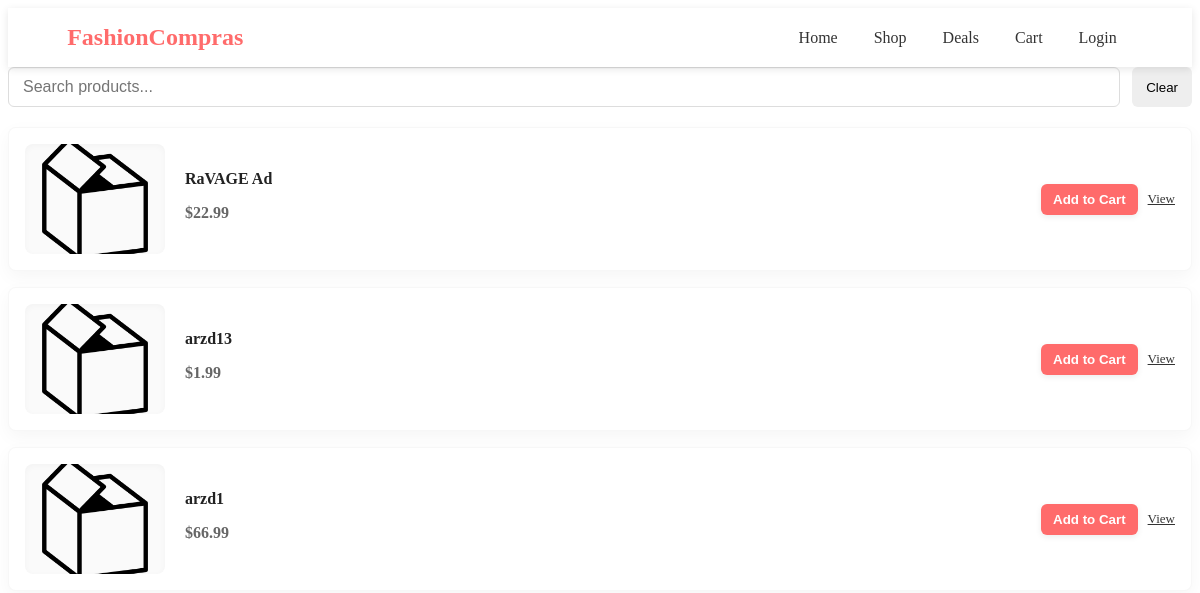
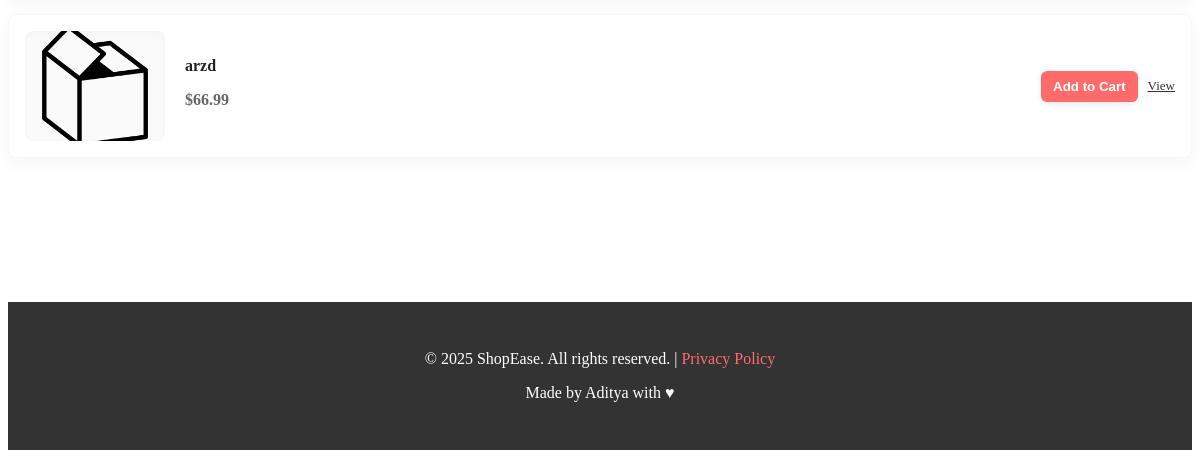
The page /Shop/ on the database as committed earlier (2 pictures, top to bottom).
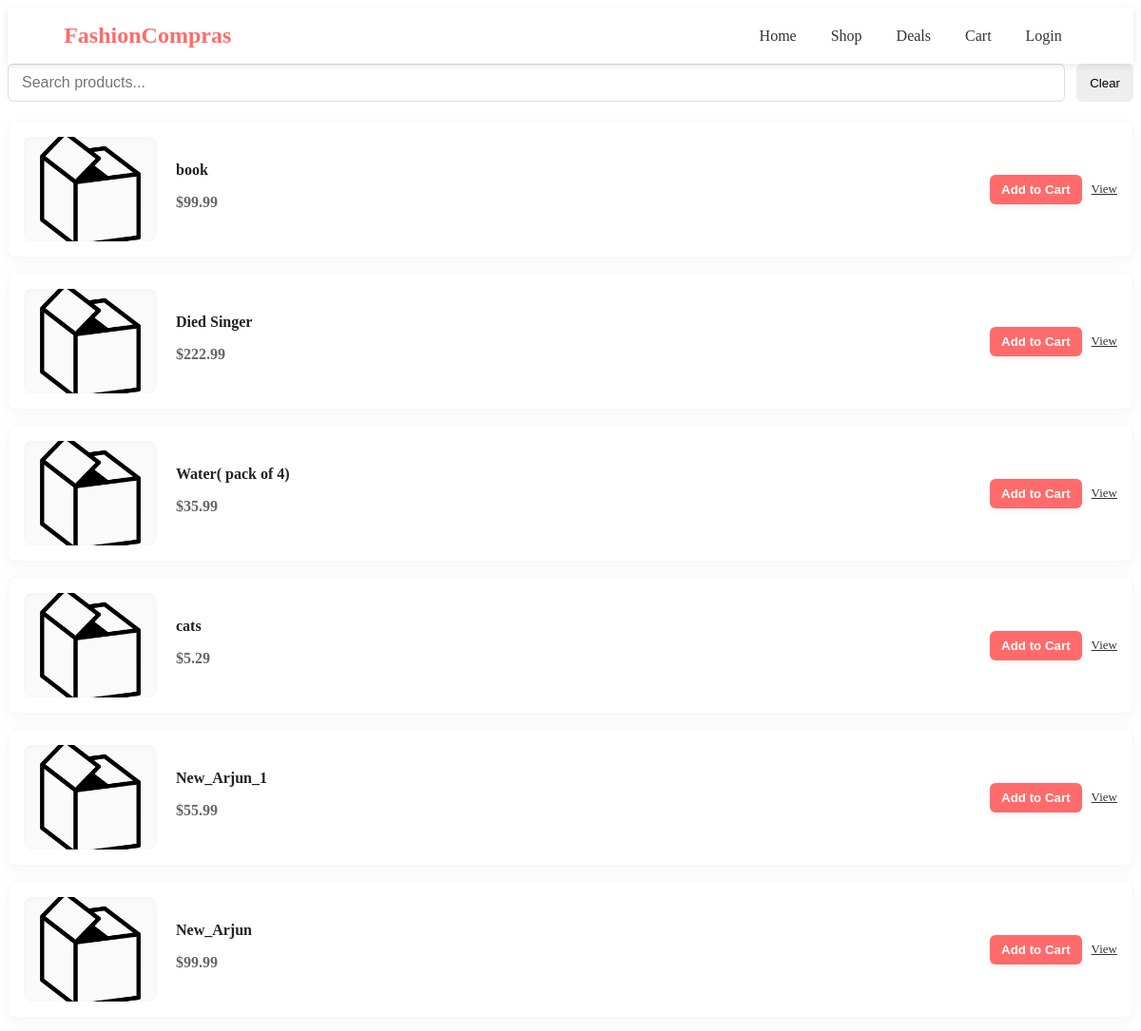
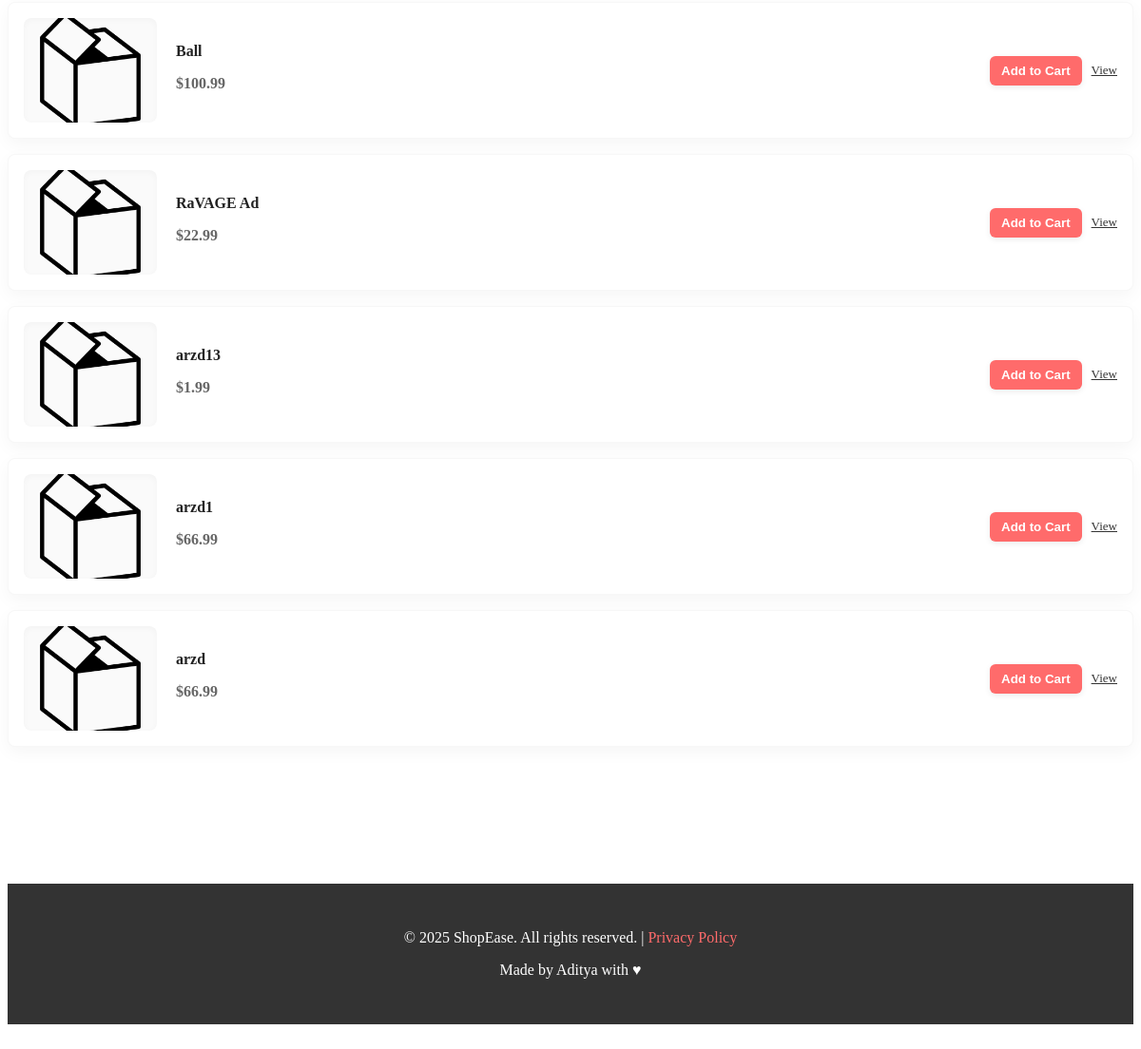
The same page on the database as committed later (2 pictures, top to bottom).
### app/models.py (models this page shows, shortened)
class Item(models.Model):
    CATEGORY_CHOICES = [
        ("fashion", "Fashion"),
        ("electronics", "Electronics"),
        ("food", "Food"),
        ("home", "Home"),
        ("gaming", "Gaming"),
    ]
    user = models.ForeignKey(Auth, on_delete=models.CASCADE, related_name="items")#A user's items.
    name = models.CharField(max_length=100)
    description = models.TextField()
    price = models.DecimalField(max_digits=10, decimal_places=2)
    quantity = models.PositiveIntegerField(default=0)
    category = models.CharField(max_length=20, choices=CATEGORY_CHOICES)
    created_at = models.DateTimeField(auto_now_add=True)
    updated_at = models.DateTimeField(auto_now=True)

### app/views.py (the view)
# urls.py: path('Shop/', views.ProductsPage, name='Shop'),
def ProductsPage(request):
    q = request.GET.get('q', '').strip()
    qs = Item.objects.all().order_by('-id')
    if q:
        qs = qs.filter(
            Q(name__icontains=q) |
            Q(description__icontains=q)
        )
    context = {
        'items': qs,  # what your template expects
    }
    return render(request, "products.html", context)

### app/templates/products.html (shortened to what this page needs)
{% extends 'main.html' %}
{% load static %}
{% block content %}
</head>
<body>
  <div class="container">
    <div class="search-row">
      <form method="get" action="" style="flex:1; display:flex; gap:12px;">
        <input id="product-search" name="q" type="text" placeholder="Search products..." value="{{ request.GET.q|default_if_none:'' }}">
        <button id="reset-search" type="button">Clear</button>
      </form>
    </div>
    <div id="products-container">
      {% for i in items %}
      <div class="product-card" data-name="{{ i.name|lower }}">
        <div class="product-image">
          <a href="{% url 'item' i.pk %}">
            {% if i.images.exists %}
              <img src="{{ i.images.first.image.url }}" alt="{{ i.name }}">
            {% else %}
              <img src="{% static 'images/blank_image.png' %}" alt="{{ i.name }}">
            {% endif %}
          </a>
        </div>
        <div class="product-info">
          <a href="{% url 'item' i.pk %}" class="product-title">{{ i.name }}</a>
          <p class="product-price">${{ i.price }}</p>
        </div>
        <div class="product-actions">
          <form method="post">
            <button type="submit" class="add-to-cart">Add to Cart</button>
          </form>
          <a href="{% url 'item' i.pk %}" class="view-details" title="View details">View</a>
        </div>
      </div>
      {% empty %}
      <p>No products found.</p>
      {% endfor %}
    </div>
  </div>
</body>
{% endblock %}

### app/templates/main.html (shortened to what this page needs)
{% load static %}
<!DOCTYPE html>
<html lang="en">
<head>
    <link rel="stylesheet" href="{% static 'style.css' %}" />
</head>
<body>
    <header>
    <div class="logo">
    <a href="{% url 'home' %}" id="LogoId">FashionCompras</a>
    </div>
    <nav>
      <a href="{% url 'home' %}">Home</a>
      <a href="#">Shop</a>
      <a href="{% url 'deals' %}">Deals</a>
      <a href="{% url 'cart' %}">Cart</a>
      {% if request.user.is_authenticated %}
        <a href="{% url 'logout' %}">Logout</a>
      {% else %}
        <a href="{% url 'login_page' %}">Login</a>
      {% endif %}
    </nav>
  </header>
    {% block content %}{% endblock %}
  <footer>
    <p>&copy; 2025 ShopEase. All rights reserved. | <a href="{% url 'PrivacyPolicy' %}">Privacy Policy</a></p>
    <p style = "display: flex ; justify-content: center ; ">Made by Aditya with ♥</p>
  </footer>
    <br>
</body>
</html>

### app/static/style.css (style rules this page uses)
header { background: #fff; padding: 1rem 5%; display: flex; align-items: center; justify-content: space-between; box-shadow: 0 2px 8px rgba(0,0,0,0.1); position: sticky; top: 0; z-index: 1000; }
#LogoId { font-size: 1.5rem; font-weight: bold; color: #ff6b6b; text-decoration: none; }
header nav a { margin: 0 1rem; text-decoration: none; color: #333; font-weight: 500; }
footer { background: #333; color: #fff; text-align: center; padding: 2rem 5%; margin-top: 9rem; }
footer a { color: #ff6b6b; text-decoration: none; }

### app/templates/products.html (style rules this page uses)
.container { max-width: 1200px; margin: 0 auto; }
.search-row { display: flex; gap: 12px; align-items: center; margin-bottom: 20px; }
#product-search { flex: 1; padding: 10px 14px; border-radius: 6px; border: 1px solid #ddd; font-size: 16px; box-shadow: 0 1px 0 rgba(0,0,0,0.02) inset; }
#reset-search { padding: 10px 14px; border-radius: 6px; border: none; background:#eee; cursor: pointer; }
#products-container { display: grid; gap: 16px; }
.product-card { display: flex; align-items: center; gap: 20px; background: #fff; padding: 16px; border-radius: 8px; box-shadow: 0 6px 18px rgba(23,23,23,0.04); border: 1px solid rgba(0,0,0,0.03); }
.product-image { width: 140px; min-width: 140px; height: 110px; display:flex; align-items:center; justify-content:center; overflow:hidden; border-radius:8px; background:#fafafa; box-shadow: 0 2px 6px rgba(0,0,0,0.03) inset; }
.product-image img { max-width: 100%; max-height: 100%; object-fit: contain; display:block; }
.product-info { flex: 1; min-width: 0; }
.product-title { display: inline-block; font-weight: 700; text-decoration: none; color: #222; font-size: 16px; margin-bottom: 6px; white-space: nowrap; overflow: hidden; text-overflow: ellipsis; max-width: 100%; }
.product-price { margin: 6px 0; color: #666; font-weight: 600; }
.product-actions { display:flex; align-items:center; gap:10px; }
.add-to-cart { background-color:#ff6b6b; color:white; padding: 8px 12px; border-radius: 6px; border: none; cursor: pointer; font-weight: 600; box-shadow: 0 2px 6px rgba(0,0,0,0.08); }
.view-details { background: none; border: none; color: #333; text-decoration: underline; cursor: pointer; font-size: 13px; }

Rows that differ between the two databases and show on the page:
added Item: name "book", price "99.99"
added Item: name "Died Singer", price "222.99"
added Item: name "Water( pack of 4)", price "35.99"
added Item: name "cats", price "5.29"
added Item: name "New_Arjun_1", price "55.99"
added Item: name "New_Arjun", price "99.99"
added Item: name "Ball", price "100.99"
